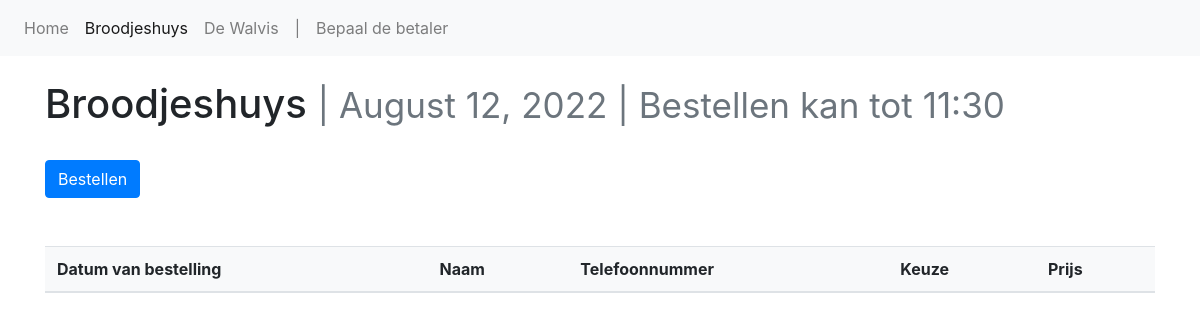
/broodjeshuis/, run on an earlier commit of the app's database.
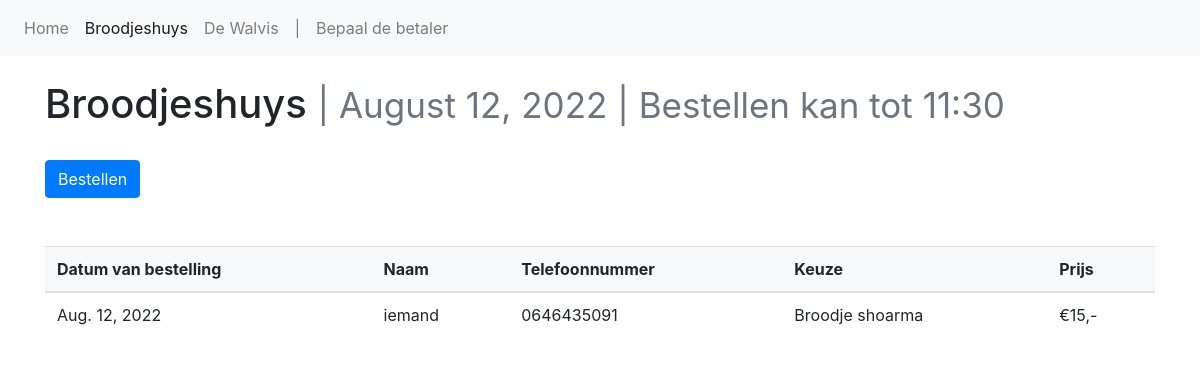
And on a later commit of the database.
### bestellen/models.py (models this page shows, shortened)
class Broodjeshuis(models.Model):
    naam = models.CharField(max_length=255, default='Niet ingevuld')
    nummer = models.CharField(max_length=255, default='Niet ingevuld')
    keuze = models.TextField(default='Niet ingevuld')
    prijs = models.CharField(max_length=255, default='Niet ingevuld')
    datum = models.DateField(auto_now_add=True)
    datumExact = models.DateTimeField(auto_now_add=True)

### bestellen/views.py (the view)
# urls.py: path('broodjeshuis/', views.broodjeshuis, name='broodjeshuis'),
def broodjeshuis(request):
    bestelling = Broodjeshuis.objects.all().values()
    template = loader.get_template('broodjeshuis.html')
    context = {
        'bestelling': bestelling,
        'datum': vandaag_format,
    }
    return HttpResponse(template.render(context, request))

### bestellen/templates/broodjeshuis.html (shortened to what this page needs)
{% load static %}
<head>
    <link rel="stylesheet" href="https://cdn.jsdelivr.net/npm/bootstrap@4.6.1/dist/css/bootstrap.min.css">
</head>
<nav class="navbar navbar-expand-lg navbar-light bg-light">
    <div class="collapse navbar-collapse" id="navbarNavAltMarkup">
        <div class="navbar-nav">
        <a class="nav-item nav-link" href="{% url 'index' %}">Home</a>
        <a class="nav-item nav-link active" href="{% url 'broodjeshuis' %}">Broodjeshuys</a>
        <a class="nav-item nav-link " href="{% url 'walvis' %}">De Walvis</a>
        <a class="nav-item nav-link" href="#">|</a>
        <a class="nav-item nav-link" href="{% url 'betaler' %}">Bepaal de betaler</a>
        </div>
    </div>
</nav>
<div class="container mt-4">
    <h1>Broodjeshuys <small class="text-muted">| {{datum}} | Bestellen kan tot 11:30</small></h1>
    <br>
    <a class="btn btn-primary" href="bestellen/" role="button">Bestellen</a>
    <br><br><br>
    <table class="table table-hover">
      <thead class="bg-light">
        <tr>
          <th>Datum van bestelling</th>
          <th>Naam</th>
          <th>Telefoonnummer</th>
          <th>Keuze</th>
          <th>Prijs</th>
        </tr>
      </thead>
      <tbody>
        {% for eten in bestelling %}
            {% if eten.datum > now %}
            <tr class="bg-info text-white">
            {% else %}
                <tr>
            {% endif %}
                <td>{{ eten.datum }}</td>
                <td>{{ eten.naam }}</td>
                <td>{{ eten.nummer }}</td>
                <td>{{ eten.keuze }}</td>
                <td>{{ eten.prijs }}</td>
            </tr>
        {% endfor %}
      </tbody>
    </table>
  </div>

What changed in the data, as far as the page shows it:
added Broodjeshuis: datum "Aug. 12, 2022", naam "iemand", nummer "0646435091", keuze "Broodje shoarma", prijs "€15,-"
